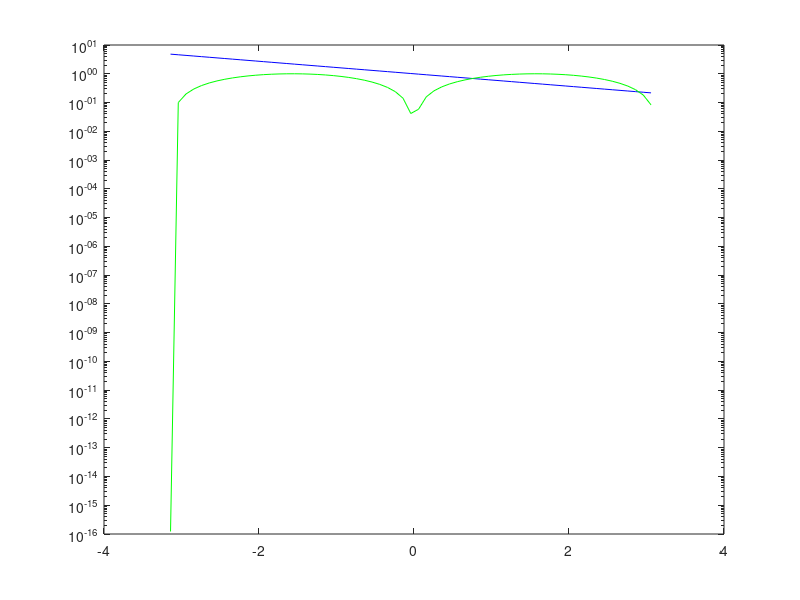
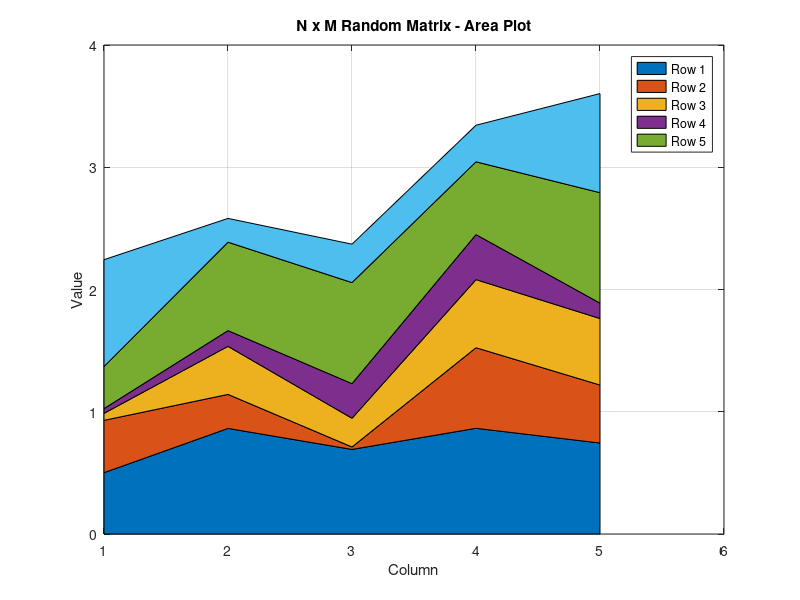
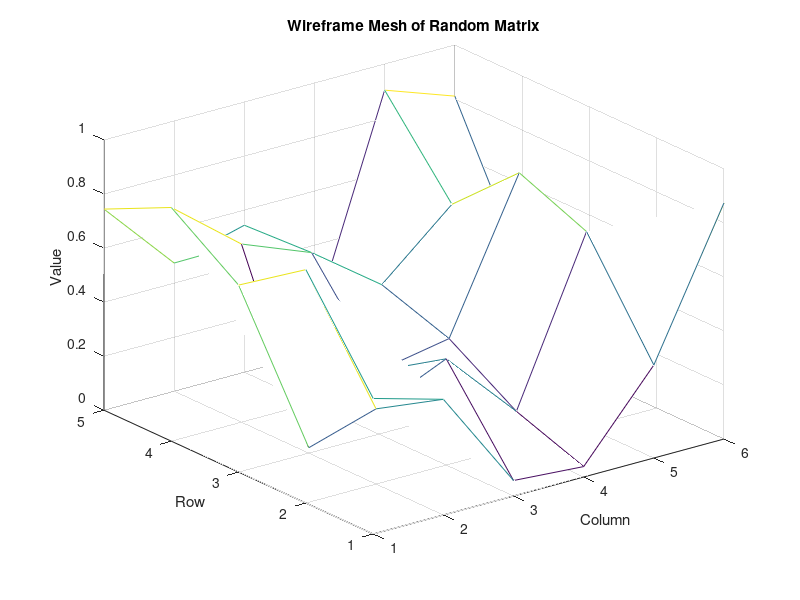
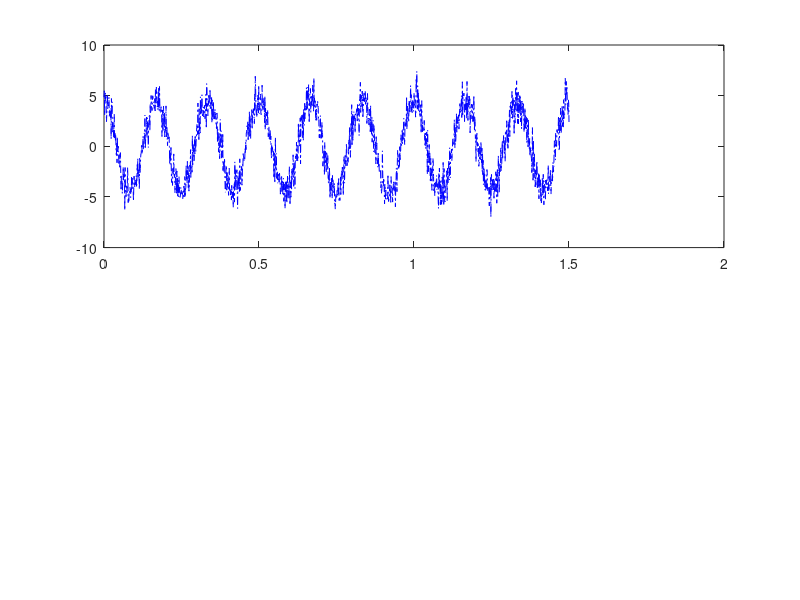

These figures' MATLAB source, in order: (Note: this script raises an error after producing the figures.)
clear, clc, close all

x = -pi:0.1:pi;

y = tan(sin(x)) + sin(tan(x));

figure;

plot(x, y, "y");
title('y = tan(sin(x)) + sin(tan(x))');
xlabel('x');
ylabel('y');

grid on;

xlim([-pi pi]);
%%
y1=exp(-0.5*x);
y2=sin(x);

title('y = e^{-0.5x} and y = sin(x)');
xlabel('x');
ylabel('y');

grid on;
xlim([-pi pi]);

semilogy(x, abs(y1),"b");
hold on;
semilogy(x, abs(y2),"g");
hold off;
%%
N = 5;
M = 6;

A = rand(N, M);

figure;

area(A);

title('N x M Random Matrix - Area Plot');
xlabel('Column');
ylabel('Value');

legend('Row 1', 'Row 2', 'Row 3', 'Row 4', 'Row 5', ...,
    'Location', 'best');

grid on;

xlim([1 M]);

figure;

mesh(A);

title('Wireframe Mesh of Random Matrix');
xlabel('Column');
ylabel('Row');
zlabel('Value');

grid on;

xlim([1 M]);
ylim([1 N]);
%%
A = 4.5;
f = 6;
sigma = 1;

U1 = 3;
U2 = 1.5;

t = 0:0.001:1.5;

s = A * cos(2*pi*f*t);

n = sigma * randn(size(t));

signal_noisy = s + n;

signal_filtered = signal_noisy;
signal_filtered(abs(signal_filtered) < U2) = 0;

figure;

% Original signal
subplot(2,1,1);

plot(t, signal_noisy, 'b-.');
hold on;

yline(U1,"g",'LineWidth', 1.5);
yline(U2);

[maxValue, maxIndex] = max(signal_noisy);
[minValue, minIndex] = min(signal_noisy);

plot(t(maxIndex), maxValue, 'm^', ...
    'MarkerEdgeColor', 'm', ...
    'MarkerFaceColor', 'm', ...
    'MarkerSize', 10);

plot(t(minIndex), minValue, 'mv', ...
    'MarkerEdgeColor', 'm', ...
    'MarkerFaceColor', 'm', ...
    'MarkerSize', 10);

title('Original Noisy Signal');
xlabel('Time (s)', 'Color', 'b', 'FontSize', 12);
ylabel('Voltage (V)', 'Color', 'b', 'FontSize', 12);

legend('Original signal', 'U_1 = 3 V', 'U_2 = 1.5 V', ...
    'Maximum', 'Minimum');

grid on;

xlim([0 1.5]);
ylim([min([signal_noisy U1 U2])-0.5 ...
    max([signal_noisy U1 U2])+0.5]);
hold off;

% Filtered signal
subplot(2,1,2);

plot(t, signal_filtered, 'y-');
hold on;

yline(U1,"g",'LineWidth', 1.5);
yline(U2);

title('Filtered Signal');
xlabel('Time (s)', 'Color', 'b', 'FontSize', 12);
ylabel('Voltage (V)', 'Color', 'b', 'FontSize', 12);

legend('Filtered signal', 'U_1 = 3 V', 'U_2 = 1.5 V');
grid on;

xlim([0 1.5]);
ylim([min([signal_filtered U1 U2])-0.5 ...
    max([signal_filtered U1 U2])+0.5]);
hold off;
